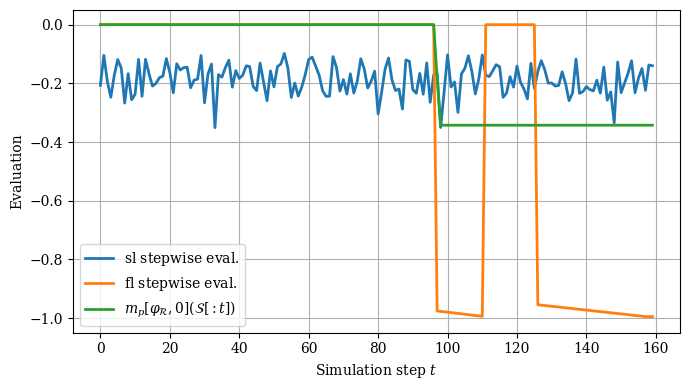

The Python source for this figure:
import pandas as pd
import matplotlib.pyplot as plt
from pathlib import Path

# Optional: use LaTeX-style rendering without requiring a full TeX install
plt.rcParams['mathtext.fontset'] = 'dejavuserif'
plt.rcParams['font.family'] = 'serif'

# ==============================
# Configuration
# ==============================
PLOT = "release"
INPUT_FILE = PLOT+".tsv"
OUTPUT_FILE = PLOT+".png"

# ==============================
# Load TSV data
# ==============================
# decimal=',' handles values like -0,87
# sep='\t' reads tab-separated values

df = pd.read_csv(INPUT_FILE, sep='\t', decimal=',')

# Use first column as x-axis if it looks like a timestep/index column
x_column = df.columns[0]
monitor_columns = df.columns[1:]

# ==============================
# Create figure
# ==============================
plt.figure(figsize=(7, 4))
plt.ylim(-1.05, 0.05)
latex_labels = {
    "(G sl) R fl": r"$m_p[\varphi_{\mathcal{R}},0](\mathcal{S}[:t])$",
    "stepwise fl": r"$\text{fl}$ stepwise eval.",
    "stepwise sl": r"$\text{sl}$ stepwise eval."
}

for column in monitor_columns[::-1]:
    label = latex_labels.get(column, column)
    plt.plot(df[x_column], df[column], linewidth=2, label=label)

# ==============================
# Styling for conference papers
# ==============================
plt.xlabel(r"Simulation step $t$")
plt.ylabel(r"Evaluation")
plt.grid(True)
plt.legend(frameon=True)
plt.tight_layout()

# ==============================
# Save figure
# ==============================
plt.savefig(OUTPUT_FILE, bbox_inches='tight')
